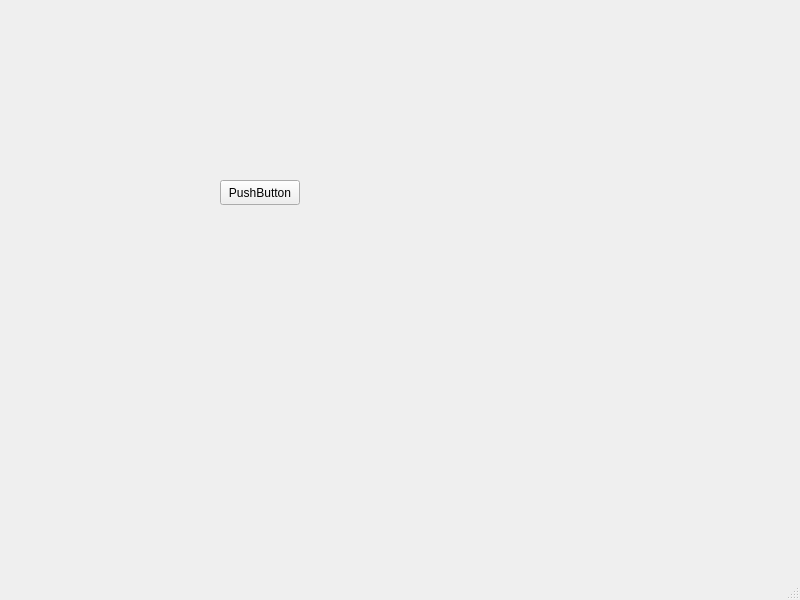
<?xml version="1.0" encoding="UTF-8"?>
<ui version="4.0">
 <class>VueProfil</class>
 <widget class="QMainWindow" name="VueProfil">
  <property name="geometry">
   <rect>
    <x>0</x>
    <y>0</y>
    <width>800</width>
    <height>600</height>
   </rect>
  </property>
  <property name="windowTitle">
   <string>MainWindow</string>
  </property>
  <widget class="QWidget" name="centralwidget">
   <widget class="QPushButton" name="pushButton">
    <property name="geometry">
     <rect>
      <x>220</x>
      <y>180</y>
      <width>80</width>
      <height>25</height>
     </rect>
    </property>
    <property name="text">
     <string>PushButton</string>
    </property>
   </widget>
  </widget>
  <widget class="QMenuBar" name="menubar">
   <property name="geometry">
    <rect>
     <x>0</x>
     <y>0</y>
     <width>800</width>
     <height>22</height>
    </rect>
   </property>
  </widget>
  <widget class="QStatusBar" name="statusbar"/>
 </widget>
 <resources/>
 <connections/>
</ui>
